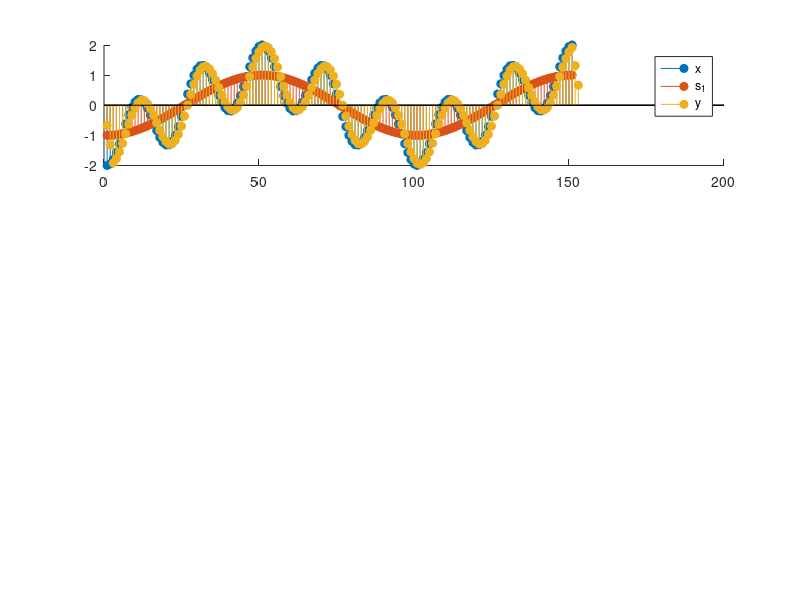

Write the MATLAB code that produced this figure. (Note: this script raises an error after producing the figure.)
%% Experiment - 2
% Example - 8
clc;
clear;
figure;

%% M-point Moving Average Filter (Smoothing FIR Filter)
n = -50 : 100;  % Discrete time index
f_1 = 0.01;
f_2 = 0.95;

s_1 = cos(2 * pi * f_1 * n);  % Low frequency signal
s_2 = cos(2 * pi * f_2 * n);  % High frequency signal
x = s_1 + s_2;  % Input sequence

Ms = [3, 5, 7];  % M-point Moving Average
for M = Ms
	NUM = 1/M * ones(1, M);  % Numerator coefficients of T[z]
	DEN = [1];  % Denominator coefficients of T[z]

	h = impz(NUM, DEN);  % Impulse response
	y_M = conv(x, h);

	subplot(length(Ms), 1, find(M == Ms))
	hold on;
	stem(x, 'filled')
	stem(s_1, 'filled')
	stem(y_M, 'filled')
	hold off;
	legend('x', 's_1', 'y')
	title(M + "-point Moving Average Filter (Smoothing FIR Filter)", 'Ashrith 200902016')
	xlabel('n'), ylabel('Amplitude')
end
